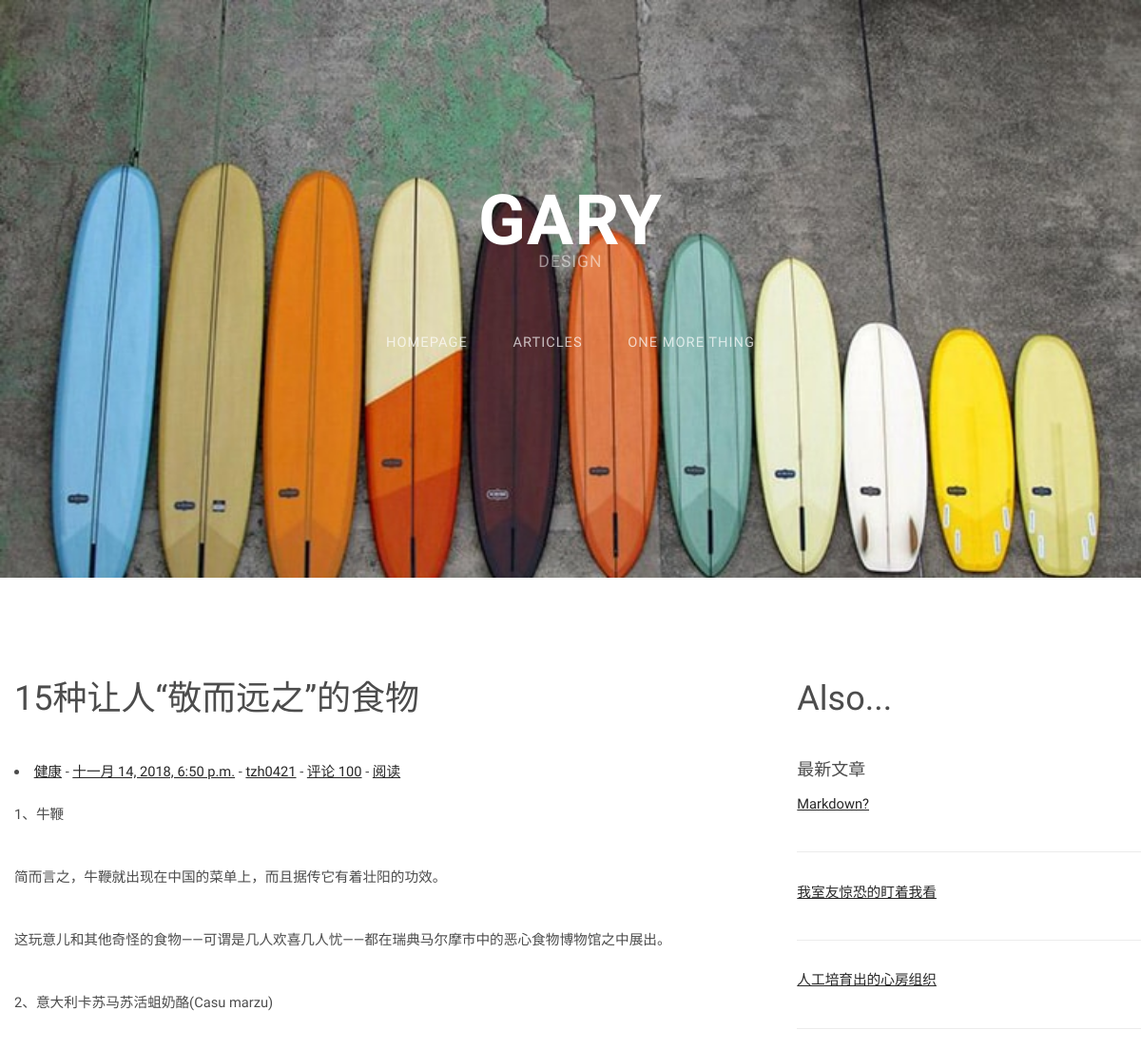
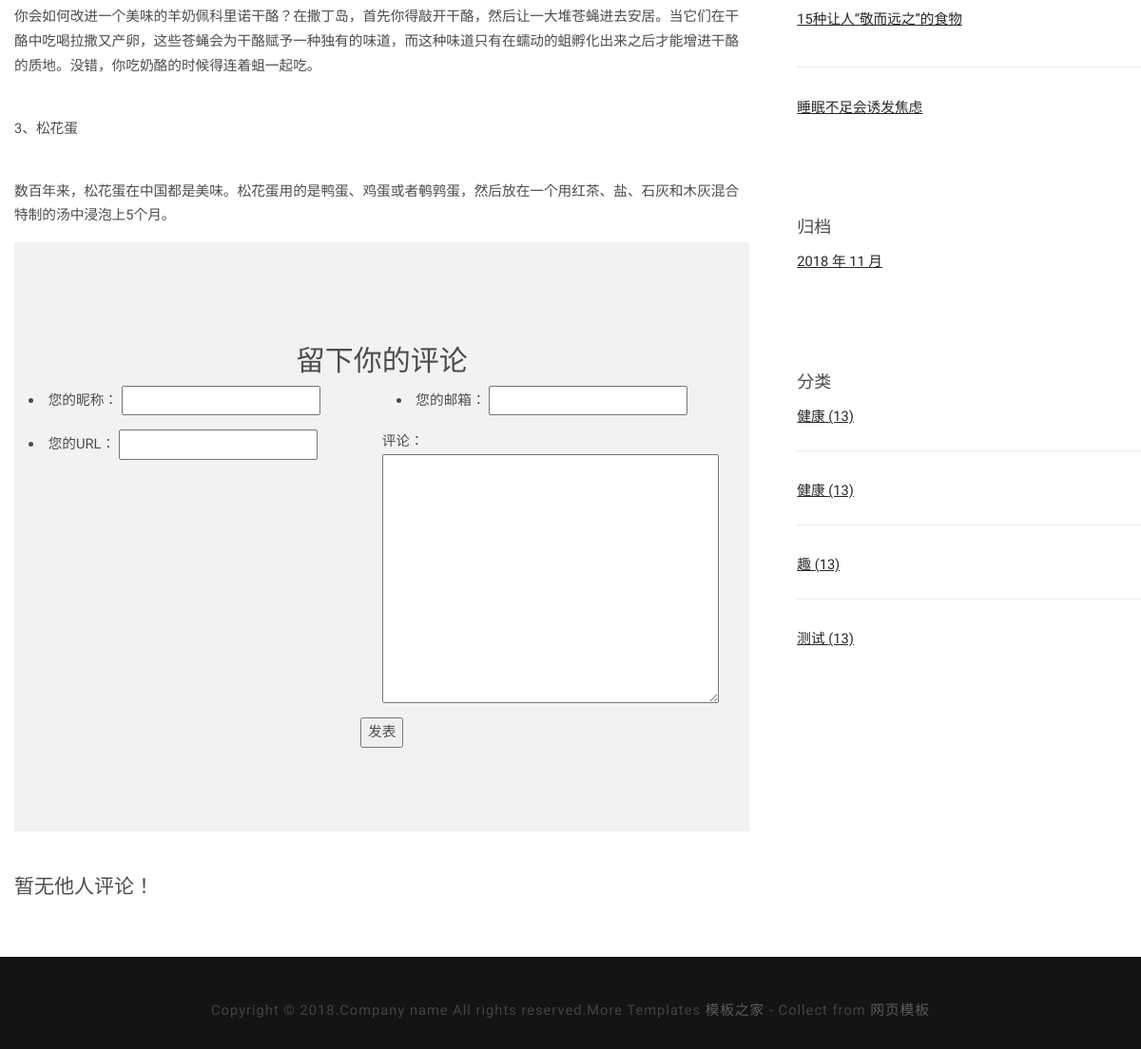
The app's page /post/2/ with its own data (2 pictures, top to bottom).
### blog/models.py (models this page shows, shortened)
class Post(models.Model):
    title = models.CharField(max_length=100)
    body = models.TextField()
    created_time = models.DateTimeField()
    modified_time = models.DateTimeField()
    excerpt = models.CharField(max_length=200, blank=True)
    category = models.ForeignKey(Category)
    tag = models.ManyToManyField(Tag, blank=True)
    author = models.ForeignKey(User)
    def get_absolute_url(self):
        return reverse('blog:detail', kwargs={'pk':self.pk})

class Category(models.Model):
    name = models.CharField(max_length=100)

### blog/views.py (the view)
# urls.py: url(r'^post/(?P<pk>[0-9]+)/$', views.detail, name='detail'),
def detail(request, pk):
    post = get_object_or_404(Post, pk=pk)
    post.body = markdown.markdown(post.body, extensions=[
        'markdown.extensions.extra',
        'markdown.extensions.codehilite',
        'markdown.extensions.toc'
    ])
    form = CommentForm()
    comment_list = post.comment_set.all()
    context = {
        'post': post,
        'form': form,
        'comment_list': comment_list,
    }
    return render(request, 'blog/detail.html', context=context)

### comments/forms.py
class CommentForm(forms.ModelForm):
    class Meta:
        model = Comment
        fields = ['name', 'email', 'url', 'text']

### blog/templatetags/blog_tags.py (called while the page is built)
@register.simple_tag
def get_recent_posts(num=5):
    return Post.objects.all().order_by('-created_time')[:num]

@register.simple_tag
def archives():
    return Post.objects.dates('created_time', 'month', order='DESC')

@register.simple_tag
def get_categories():
    return Category.objects.all()

### templates/blog/detail.html (shortened to what this page needs)
{% extends 'base.html' %}
{% load staticfiles %}
{% block nav %}
    <nav id="nav">
        <ul>
            <li><a href="{% url 'blog:index' %}">Homepage</a></li>
            <li><a href="{% url 'blog:articles' %}">Articles</a></li>
            <li><a href="#">One More Thing</a></li>
        </ul>
    </nav>
{% endblock nav %}
{% block main %}
    <section>
        <header>
            <p class="h1">{{ post.title }}</p>
        </header>
    </section>
    <div class="column">
        <li class="blockquote-footer">
            <span><a href="#">{{ post.category.name }}</a></span> -
            <span><a href="#"><time>{{ post.created_time }}</time></a></span> -
            <span><a href="#">{{ post.author }}</a></span> -
            <span><a href="#">评论 100</a></span> -
            <span><a href="#">阅读</a></span>
        </li>
        <p class="lead">{{ post.body|safe|linebreaks }}</p>
    </div>
    <section>
        <form action="{% url 'comments:post_comment' post.pk %}" method="post">
            <div id="featured">
                <p class="h2 text-center">留下你的评论</p>
                <div class="form-row">
                    <li class="form-group col-md-6">
                        <label for="{{ form.name.id_for_label }}">您的昵称：</label>
                        {{ form.name }}
                    </li>
                    <li class="form-group col-md-6">
                        <label for="{{ form.email.id_for_label }}">您的邮箱：</label>
                        {{ form.email }}
                    </li>
                </div>
                <div class="form-row">
                    <li class="form-group col-md-6">
                        <label for="{{ form.url.id_for_label }}">您的URL：</label>
                        {{ form.url }}
                    </li>
                </div>
                <div class="form-group">
                    <label for="{{ form.text.id_for_label }}">评论：</label>
                    {{ form.text }}
                </div>
                <div class="text-center">
                    <button type="submit" class="comment-btn">发表</button>
                </div>
            </div>
        </form>
    </section>
    <section class="lead">
        <ul class="comment-list list-unstyled">
            {% for comment in comment_list %}
            <li class="comment-item">
                <span class="nickname">{{ comment.name }}</span>
                <time class="submit-date">{{ comment.created_time }}</time>
                <div class="text">
                    {{ comment.text }}
                </div>
            </li>
            {% empty %}
            暂无他人评论！
            {% endfor %}
        </ul>
    </section>
{% endblock main %}

### templates/base.html (shortened to what this page needs)
{% load staticfiles %}
{% load blog_tags %}
{% load bootstrap3 %}
{% bootstrap_css %}
<!DOCTYPE HTML>
<html>
	<head>
        <link rel="stylesheet" href="{% static 'blog/css/skel-noscript.css' %}" />
        <link rel="stylesheet" href="{% static 'blog/css/style.css' %}" />
        <link rel="stylesheet" href="{% static 'blog/css/style-desktop.css' %}" />
        <link rel="stylesheet" href="blog/static/css/highlights/github.css" />
	</head>
	<body class="homepage">
		<div id="header">
			<div class="container">
				<div id="logo">
					<h1><a href="{% url 'blog:index' %}">Gary</a></h1>
					<span>Design</span>
				</div>
				{% block nav %}
                {% endblock nav %}
			</div>
		</div>
		<div id="main">
			<div class="container">
				<div class="row">
					<div id="content" class="8u skel-cell-important">
						{% block main %}
                        {% endblock main %}
					</div>
                    <div id="sidebar" class="4u">
                        <section>
                            <header>
                                <p class="h1">Also...</>
                            </header>
                        </section>
                        <section>
                            <ul class="style">
                                <li>
                                    <header>
                                        <p class="h4 mb-0">最新文章</p>
                                    </header>
                                    {% get_recent_posts as recent_post_list %}
                                        <ul>
								            {% for post in recent_post_list %}
                                                <li>
                                                    <p><a href="{{ post.get_absolute_url }}">{{ post.title }}</a></p>
                                                </li>
                                            {% empty %}
                                            暂无文章噢
                                            {% endfor %}
							            </ul>
                                </li>
                            </ul>
                        </section>
                        <section>
                             <ul class="style">
                                <li>
                                    <header>
                                        <p class="h4 mb-0">归档</p>
                                    </header>
                                    {% archives as date_list %}
                                        <ul>
								            {% for date in date_list %}
                                                <li>
                                                    <p><a href="{% url 'blog:archives' date.year date.month %}">{{ date.year }} 年 {{ date.month }} 月</a></p>
                                                </li>
                                            {% empty %}
                                            暂无归档噢
                                            {% endfor %}
							            </ul>
                                </li>
                            </ul>
                        </section>
                        <section>
                            <ul class="style">
                                <li>
                                    <header>
                                        <p class="h4 mb-0">分类</p>
                                    </header>
                                    {% get_categories as category_list %}
                                        <ul>
								            {% for category in category_list %}
                                                <li>
                                                    <a href="#">{{ category.name }} <span class="post-count">(13)</span></a>
                                                </li>
                                            {% empty %}
                                            暂无归档噢
                                            {% endfor %}
							            </ul>
                                </li>
                            </ul>
                        </section>
                    </div>
				</div>
			</div>
		</div>
		<div id="copyright">
			<div class="container">
				Copyright &copy; 2018.Company name All rights reserved.More Templates <a href="http://www.cssmoban.com/" target="_blank" title="模板之家">模板之家</a> - Collect from <a href="http://www.cssmoban.com/" title="网页模板" target="_blank">网页模板</a>
			</div>
		</div>
</body>
</html>

### blog/static/blog/css/skel-noscript.css (style rules this page uses)
html,body,div,span,applet,object,iframe,h1,h2,h3,h4,h5,h6,p,blockquote,pre,a,abbr,acronym,address,big,cite,code,del,dfn,em,img,ins,kbd,q,s,samp,small,strike,strong,sub,sup,tt,var,b,u,i,center,dl,dt,dd,ol,ul,li,fieldset,form,label,legend,table,caption,tbody,tfoot,thead,tr,th,td,article,aside,canvas,details,embed,figure,figcaption,footer,header,hgroup,menu,nav,output,ruby,section,summary,time,mark,audio,video { margin:0;padding:0;border:0;font-size:100%;font:inherit;vertical-align:baseline; }
article,aside,details,figcaption,figure,footer,header,hgroup,menu,nav,section { display:block; }
body { line-height:1; }
ol,ul { list-style:none; }
body { -webkit-text-size-adjust:none }
*, *:before, *:after { -moz-box-sizing: border-box; -webkit-box-sizing: border-box; -o-box-sizing: border-box; -ms-box-sizing: border-box; box-sizing: border-box; }
body { min-width: 1200px; }
.container { width: 1200px; margin-left: auto; margin-right: auto; }
.\38 u { width: 66.6666666667% }
.\34 u { width: 33.3333333333% }
.row > * { padding: 50px 0 0 50px; float: left; -moz-box-sizing: border-box; -webkit-box-sizing: border-box; -o-box-sizing: border-box; -ms-box-sizing: border-box; box-sizing: border-box; }
.row { margin-left: -50px; }
.row:after { content: ''; display: block; clear: both; height: 0; }
.row:first-child > * { padding-top: 0; }
.row > * { padding-top: 0; }

### blog/static/blog/css/style.css (style rules this page uses)
body { background: #141414; }
body,input,textarea,select { font-family: 'Arimo', sans-serif; font-size: 11pt; line-height: 1.75em; color: #4c4c4c; }
h1,h2,h3,h4,h5,h6 { text-transform: uppercase; font-weight: bold; }
h1 a, h2 a, h3 a, h4 a, h5 a, h6 a { color: inherit; text-decoration: none; }
a { text-decoration: underline; color: #272727; }
p, ul, ol, dl, table { margin-bottom: 1em; }
header { margin-bottom: 1em; }
section, article { margin-bottom: 3em; }
section > :last-child, article > :last-child { margin-bottom: 0; }
section:last-child, article:last-child { margin-bottom: 0; }
ul.style li { margin: 0; padding: 2em 0em 1.5em 0em; border-top: 1px solid #ECECEC; }
ul.style li:first-child { padding-top: 0; border-top: none; }
#header { position: relative; background: #2a2f27 url(../images/banner.jpg) no-repeat; background-size: cover; }
#nav ul { margin: 0; }
#main { position: relative; background: #fff; }
#featured { position: relative; background: #f2f2f2; }
#copyright { position: relative; padding: 3em 0em; letter-spacing: 1px; text-align: center; color: rgba(255,255,255,.2); }
#copyright a { text-decoration: none; color: rgba(255,255,255,.3); }

### blog/static/blog/css/style-desktop.css (style rules this page uses)
body,input,textarea,select { font-size: 11pt; }
#header { position: relative; padding: 5em 0em; text-align: center; }
.homepage #header { padding: 15em 0em; }
#logo { margin-bottom: 3em; }
#logo h1 { color: #FFF; }
#logo h1 a { display: block; letter-spacing: 1px; text-decoration: none; text-transform: uppercase; font-size: 5em; font-weight: 900; color: #FFF; }
#logo span { display: block; padding-top: 1em; letter-spacing: 1px; text-transform: uppercase; font-size: 1.2em; color: rgba(255,255,255,.5); }
#nav > ul > li { display: inline-block; }
#nav > ul > li:last-child { padding-right: 0; }
#nav > ul > li > a, #nav > ul > li > span { display: block; padding: 1em 1.5em; letter-spacing: 1px; text-decoration: none; text-transform: uppercase; font-weight: 200; font-size: 1em; outline: 0; color: rgba(255,255,255,.7); }
#main { padding: 6em 0em 4em 0em; }
#content header { margin-bottom: 2em; }
#featured { padding: 6em 0em; }
#copyright { padding: 3em 0em; }

### blog/static/blog/css/style-1000px.css (style rules this page uses)
body,input,textarea,select { font-size: 10.5pt; }

### records on screen
Post: title "15种让人“敬而远之”的食物", category.name "健康", created_time "十一月 14, 2018, 6:50 p.m.", author "tzh0421", body "1、牛鞭 简而言之，牛鞭就出现在中国的菜单上，而且据传它有着壮阳的功效。 这玩意儿和其他奇怪的食物——可谓是几人欢喜几人忧——都在瑞典马尔摩市中的恶心食物博物馆之中展出。 2、意大利卡苏马苏活蛆奶酪(Casu marzu) 你会如何改进一个美味的羊奶佩科里诺干酪？在撒丁岛，首先你得敲开干酪，然后让一大堆苍蝇进去安居。当它们在干酪中吃喝拉撒又产卵，这些苍蝇会为干酪赋予一种独有的味道，而这种味道只有在蠕动的蛆孵化出来之后才能增进干酪的质地。没错，你吃奶酪的时候得连着蛆一起吃。 3、松花蛋 数百年来，松花蛋在中国都是美味。松花蛋用的是鸭蛋、鸡蛋或者鹌鹑蛋，然后放在一个用红茶、盐、石灰和木灰混合特制的汤中浸泡上5个月。"
Post: title "Markdown?"
Post: title "我室友惊恐的盯着我看"
Post: title "人工培育出的心房组织"
Post: title "睡眠不足会诱发焦虑"
Category: name "健康"
Category: name "健康"
Category: name "趣"
Category: name "测试"

### other values on screen
{{ date.year }} "2018"
{{ date.month }} "11"
